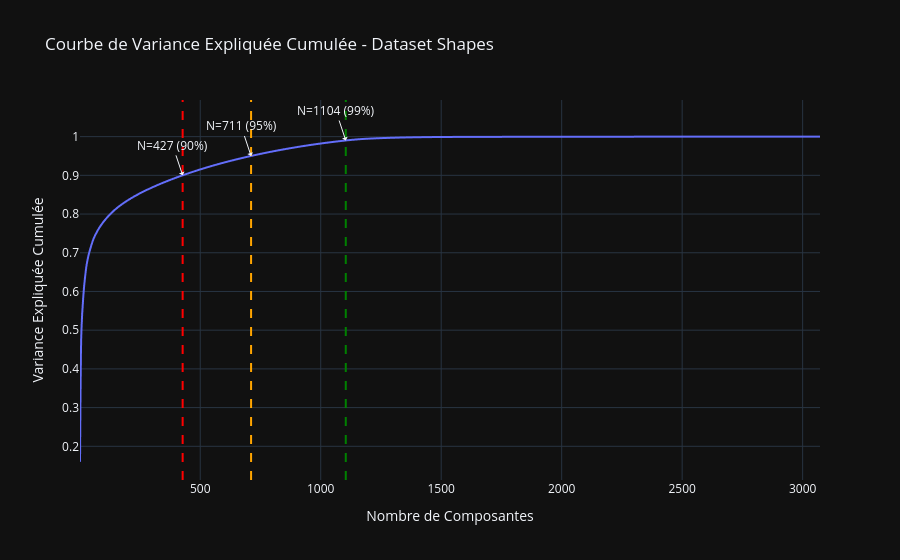

Here is the notebook cell this chart was saved with:
### Markdown cell above
## 2. Analyse de la variance expliquée cumulée

### Code cell
# On entraîne une PCA sur le nombre maximum de caractéristiques pour l'analyse de variance
pca_max = PCA(n_components=X.shape[1])
pca_max.fit(X)

total_variance = np.sum(pca_max.explained_variance)
explained_variance_ratio = pca_max.explained_variance / total_variance
cumulative_variance = np.cumsum(explained_variance_ratio)

fig = px.line(
    x=np.arange(1, len(cumulative_variance) + 1),
    y=cumulative_variance,
    labels=dict(x="Nombre de Composantes", y="Variance Expliquée Cumulée"),
    title="Courbe de Variance Expliquée Cumulée - Dataset Shapes"
)

thresholds = [0.90, 0.95, 0.99]
colors = ["red", "orange", "green"]
for t, color in zip(thresholds, colors):
    n_comp = np.where(cumulative_variance >= t)[0][0] + 1
    print(f"Seuil {t*100:.0f}% de variance atteint avec N = {n_comp} composantes.")
    fig.add_vline(x=n_comp, line_dash="dash", line_color=color)
    fig.add_annotation(x=n_comp, y=t, text=f"N={n_comp} ({t*100:.0f}%)", showarrow=True, arrowhead=1)

fig.update_layout(template="plotly_dark")
fig.show()

### Figure 1 — Plotly figure (JSON) as saved in the notebook; plotly's stock layout.template omitted (floating-point values rounded to 4 significant figures; data arrays with more than 128 entries replaced by an {"elided": "..."} marker saying what was removed)
{"data": [{"hovertemplate": "Nombre de Composantes=%{x}<br>Variance Expliquée Cumulée=%{y}<extra></extra>", "legendgroup": "", "line": {"color": "#636efa", "dash": "solid"}, "marker": {"symbol": "circle"}, "mode": "lines", "name": "", "showlegend": false, "type": "scattergl", "x": {"elided": "3072 int values"}, "xaxis": "x", "y": {"elided": "3072 float values"}, "yaxis": "y"}], "layout": {"annotations": [{"arrowhead": 1, "showarrow": true, "text": "N=427 (90%)", "x": 427, "y": 0.9}, {"arrowhead": 1, "showarrow": true, "text": "N=711 (95%)", "x": 711, "y": 0.95}, {"arrowhead": 1, "showarrow": true, "text": "N=1104 (99%)", "x": 1104, "y": 0.99}], "legend": {"tracegroupgap": 0}, "shapes": [{"line": {"color": "red", "dash": "dash"}, "type": "line", "x0": 427, "x1": 427, "xref": "x", "y0": 0, "y1": 1, "yref": "y domain"}, {"line": {"color": "orange", "dash": "dash"}, "type": "line", "x0": 711, "x1": 711, "xref": "x", "y0": 0, "y1": 1, "yref": "y domain"}, {"line": {"color": "green", "dash": "dash"}, "type": "line", "x0": 1104, "x1": 1104, "xref": "x", "y0": 0, "y1": 1, "yref": "y domain"}], "title": {"text": "Courbe de Variance Expliquée Cumulée - Dataset Shapes"}, "xaxis": {"anchor": "y", "domain": [0, 1], "title": {"text": "Nombre de Composantes"}}, "yaxis": {"anchor": "x", "domain": [0, 1], "title": {"text": "Variance Expliquée Cumulée"}}}}
